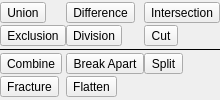
<?xml version="1.0" encoding="UTF-8"?>
<ui version="4.0">
  <class>PathOperationsPopup</class>
  <widget class="QWidget" name="PathOperationsPopup">
    <layout class="QGridLayout" name="gridLayout" columnstretch="1,1,1">
      <property name="leftMargin"><number>0</number></property>
      <property name="topMargin"><number>0</number></property>
      <property name="rightMargin"><number>0</number></property>
      <property name="bottomMargin"><number>0</number></property>
      <property name="horizontalSpacing"><number>0</number></property>
      <property name="verticalSpacing"><number>0</number></property>

      <!-- Boolean operations -->
      <item row="0" column="0">
        <widget class="QToolButton" name="unionButton">
          <property name="text"><string>Union</string></property>
          <property name="icon"><iconset><normaloff>:/icons/path-union</normaloff></iconset></property>
          <property name="actionName" stdset="0"><string>path-union</string></property>
        </widget>
      </item>
      <item row="0" column="1">
        <widget class="QToolButton" name="differenceButton">
          <property name="text"><string>Difference</string></property>
          <property name="icon"><iconset><normaloff>:/icons/path-difference</normaloff></iconset></property>
          <property name="actionName" stdset="0"><string>path-difference</string></property>
        </widget>
      </item>
      <item row="0" column="2">
        <widget class="QToolButton" name="intersectionButton">
          <property name="text"><string>Intersection</string></property>
          <property name="icon"><iconset><normaloff>:/icons/path-intersection</normaloff></iconset></property>
          <property name="actionName" stdset="0"><string>path-intersection</string></property>
        </widget>
      </item>
      <item row="1" column="0">
        <widget class="QToolButton" name="exclusionButton">
          <property name="text"><string>Exclusion</string></property>
          <property name="icon"><iconset><normaloff>:/icons/path-exclusion</normaloff></iconset></property>
          <property name="actionName" stdset="0"><string>path-exclusion</string></property>
        </widget>
      </item>
      <item row="1" column="1">
        <widget class="QToolButton" name="divisionButton">
          <property name="text"><string>Division</string></property>
          <property name="icon"><iconset><normaloff>:/icons/path-division</normaloff></iconset></property>
          <property name="actionName" stdset="0"><string>path-division</string></property>
        </widget>
      </item>
      <item row="1" column="2">
        <widget class="QToolButton" name="cutButton">
          <property name="text"><string>Cut</string></property>
          <property name="icon"><iconset><normaloff>:/icons/path-cut</normaloff></iconset></property>
          <property name="actionName" stdset="0"><string>path-cut</string></property>
        </widget>
      </item>

      <!-- Group separator -->
      <item row="2" column="0" colspan="3">
        <widget class="QFrame" name="separator">
          <property name="frameShape"><enum>QFrame::HLine</enum></property>
        </widget>
      </item>

      <!-- Combine / split operations -->
      <item row="3" column="0">
        <widget class="QToolButton" name="combineButton">
          <property name="text"><string>Combine</string></property>
          <property name="icon"><iconset><normaloff>:/icons/path-combine</normaloff></iconset></property>
          <property name="actionName" stdset="0"><string>path-combine</string></property>
        </widget>
      </item>
      <item row="3" column="1">
        <widget class="QToolButton" name="breakApartButton">
          <property name="text"><string>Break Apart</string></property>
          <property name="icon"><iconset><normaloff>:/icons/path-break-apart</normaloff></iconset></property>
          <property name="actionName" stdset="0"><string>path-break-apart</string></property>
        </widget>
      </item>
      <item row="3" column="2">
        <widget class="QToolButton" name="splitButton">
          <property name="text"><string>Split</string></property>
          <property name="icon"><iconset><normaloff>:/icons/path-split</normaloff></iconset></property>
          <property name="actionName" stdset="0"><string>path-split</string></property>
        </widget>
      </item>
      <item row="4" column="0">
        <widget class="QToolButton" name="fractureButton">
          <property name="text"><string>Fracture</string></property>
          <property name="icon"><iconset><normaloff>:/icons/path-fracture</normaloff></iconset></property>
          <property name="actionName" stdset="0"><string>path-fracture</string></property>
        </widget>
      </item>
      <item row="4" column="1">
        <widget class="QToolButton" name="flattenButton">
          <property name="text"><string>Flatten</string></property>
          <property name="icon"><iconset><normaloff>:/icons/path-flatten</normaloff></iconset></property>
          <property name="actionName" stdset="0"><string>path-flatten</string></property>
        </widget>
      </item>
    </layout>
  </widget>
</ui>
